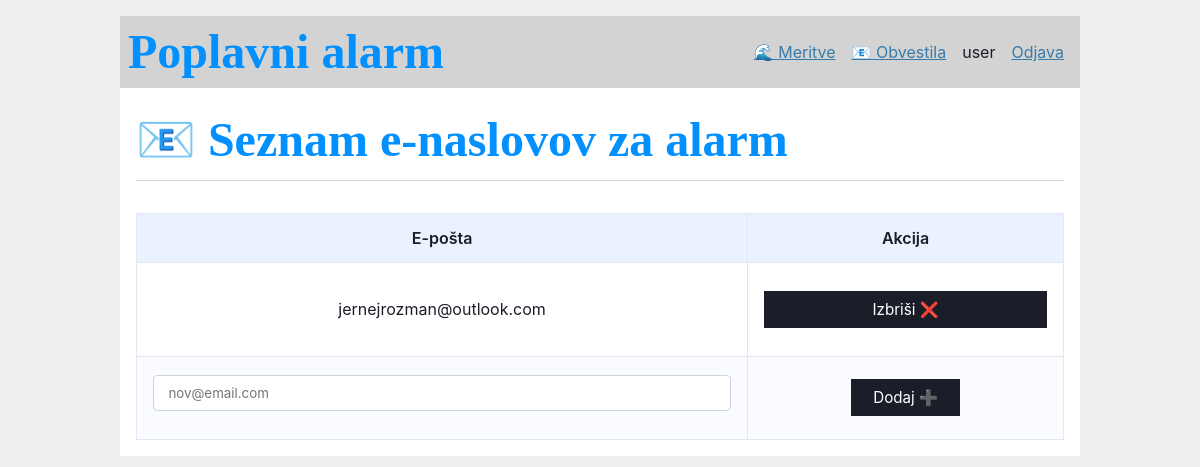
Before: /notify (signed in) with the older database file.
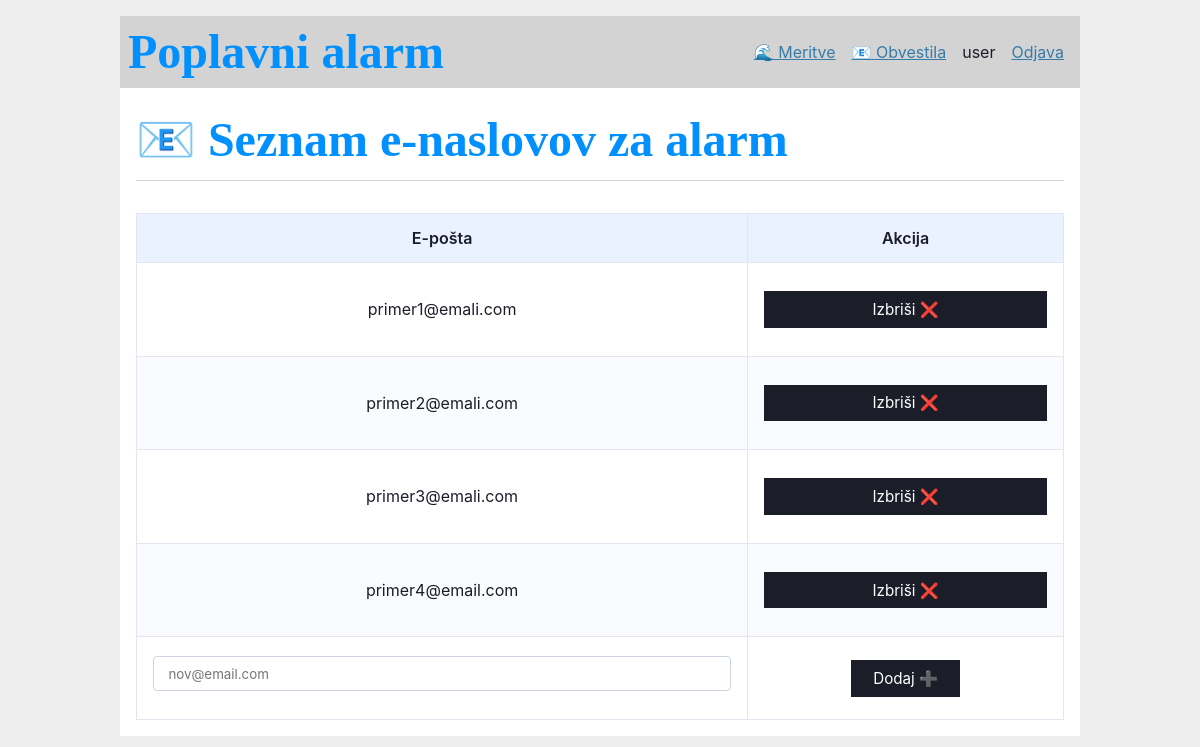
After: the same page with the newer database file.
### tables this page shows
CREATE TABLE user (
  id INTEGER PRIMARY KEY AUTOINCREMENT,
  username TEXT UNIQUE NOT NULL,
  password TEXT NOT NULL
);

CREATE TABLE alert_email (
    id       INTEGER PRIMARY KEY AUTOINCREMENT,
    user_id  INTEGER NOT NULL,
    email    TEXT    NOT NULL,
    UNIQUE(user_id, email),
    FOREIGN KEY (user_id) REFERENCES user(id)
);

### flaskr/scrape.py (the view)
@bp.route("/notify")
@login_required
def notify():
    return render_template("scrape/notify.html", emails=get_user_emails())

### flaskr/auth.py (called while the page is built)
@bp.before_app_request
def load_logged_in_user():
    user_id = session.get('user_id')
    if user_id is None:
        g.user = None
    else:
        g.user = get_db().execute(
            'SELECT * FROM user WHERE id = ?', (user_id,)
        ).fetchone()

def login_required(view):
    @functools.wraps(view)
    def wrapped_view(**kwargs):
        if g.user is None:
            return redirect(url_for('auth.login'))
        return view(**kwargs)
    return wrapped_view

### flaskr/db.py (called while the page is built)
def get_db():
    if 'db' not in g:
        g.db = sqlite3.connect(
            current_app.config['DATABASE'],
            detect_types=sqlite3.PARSE_DECLTYPES
        )
        g.db.row_factory = sqlite3.Row
    return g.db

### flaskr/scrape.py (called while the page is built)
def get_user_emails():
    db = get_db()
    return db.execute(
        "SELECT id, email FROM alert_email WHERE user_id = ? ORDER BY id",
        (g.user["id"],),
    ).fetchall()

### flaskr/templates/scrape/notify.html (shortened to what this page needs)
{% extends 'base.html' %}
{% block header %}
  <h1>📧 Seznam e-naslovov za alarm</h1>
{% endblock %}
{% block content %}
  <table>
    <thead>
      <tr><th>E-pošta</th><th>Akcija</th></tr>
    </thead>
    <tbody>
      {% for row in emails %}
      <tr>
        <td>{{ row.email }}</td>
        <td>
          <form action="{{ url_for('scrape.delete_email', email_id=row.id) }}" method="post">
            <button type="submit">Izbriši ❌</button>
          </form>
        </td>
      </tr>
      {% endfor %}
      <tr>
        <form action="{{ url_for('scrape.add_email') }}" method="post">
          <td>
            <input type="email" name="email" placeholder="nov@email.com" required>
          </td>
          <td><button type="submit">Dodaj ➕</button></td>
        </form>
      </tr>
    </tbody>
  </table>
{% endblock %}

### flaskr/templates/base.html (shortened to what this page needs)
<!doctype html>
<link rel="stylesheet" href="{{ url_for('static', filename='style.css') }}">
<nav>
  <h1>Poplavni alarm</h1>
  <ul>
    <li><a href="{{ url_for('scrape.scrape') }}">🌊&nbsp;Meritve</a>
    <li><a href="{{ url_for('scrape.notify') }}">📧&nbsp;Obvestila</a>
    {% if g.user %}
      <li><span>{{ g.user['username'] }}</span>
      <li><a href="{{ url_for('auth.logout') }}">Odjava</a>
    {% else %}
      <li><a href="{{ url_for('auth.register') }}">Registracija</a>
      <li><a href="{{ url_for('auth.login') }}">Prijava</a>
    {% endif %}
  </ul>
</nav>
<section class="content">
  <header>{% block header %}{% endblock %}</header>
  {% block content %}{% endblock %}
</section>

### flaskr/static/style.css (style rules this page uses)
h1 { font-family: serif; color: #377ba8; margin: 1rem 0; }
a { color: #377ba8; }
nav { background: rgb(211, 211, 211); display: flex; align-items: center; padding: 0 0.5rem; }
nav h1 { flex: auto; margin: 0; }
nav ul { display: flex; list-style: none; margin: 0; padding: 0; }
nav ul li a, nav ul li span, header .action { display: block; padding: 0.5rem; }
.content { padding: 0 1rem 1rem; }
.content > header { border-bottom: 1px solid lightgray; display: flex; align-items: flex-end; }
.content > header h1 { flex: auto; margin: 1rem 0 0.25rem 0; }
.content:last-child { margin-bottom: 0; }
.content form { margin: 1em 0; display: flex; flex-direction: column; }
.content input, .content textarea { margin-bottom: 1em; }
* { margin:0;padding:0;box-sizing:border-box;font-family:"Inter",sans-serif; }
table { width:100%; border-collapse:collapse; margin-top:2rem; font-size:1rem; }
th,td { border:1px solid #e3e6f0; padding:.75rem 1rem; text-align:center; }
th { background:#eaf2ff;font-weight:600; }
tbody tr:nth-child(even) { background:#f9fbff; }
button,.btn { background:#1b1d29; color:#fff; border:none; padding:.55rem 1.4rem; font-size:.95rem; cursor:pointer; transition:.2s; }
input[type=number],input[type=text],input[type=email] { width:100%; padding:.55rem .9rem; margin:.4rem 0 1rem; border:1px solid #cbd2e0; border-radius:4px; }
h1 { font-size:3rem;color:#0390ff;margin-bottom:1.2rem; }

Changed rows visible on the page:
removed alert_email: email "jernejrozman@outlook.com"
added alert_email: email "primer1@emali.com"
added alert_email: email "primer2@emali.com"
added alert_email: email "primer3@emali.com"
added alert_email: email "primer4@email.com"
